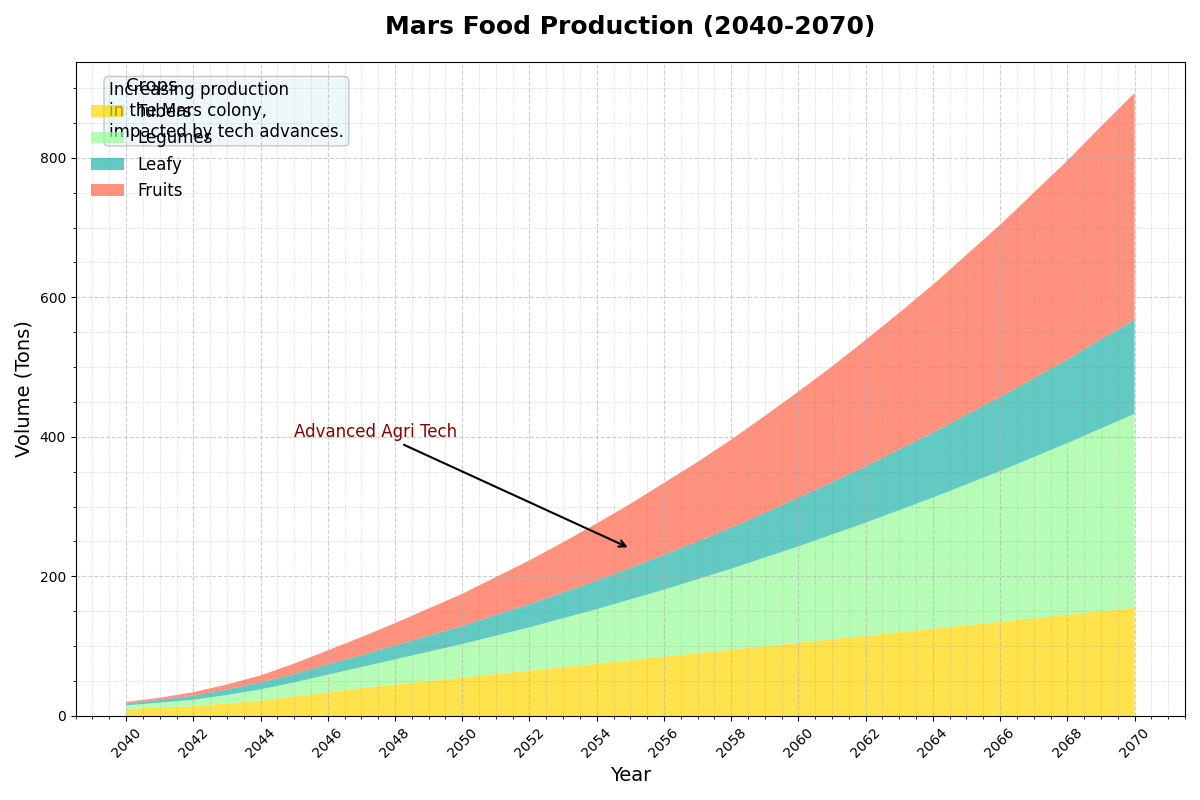

This figure's Python source:
import matplotlib.pyplot as plt
import numpy as np

# Define the years for the trend analysis
years = np.arange(2040, 2071)

# Define the production volumes for each crop in tons per year
tubers = np.array([10, 12, 14, 18, 22, 28, 34, 40, 45, 50, 55, 60, 65, 70, 75, 80, 85, 90, 95, 100, 105, 110, 115, 120, 125, 130, 135, 140, 145, 150, 155])
legumes = np.array([5, 7, 9, 12, 16, 20, 25, 30, 36, 42, 48, 55, 62, 70, 78, 87, 96, 106, 116, 127, 138, 150, 162, 175, 188, 202, 216, 231, 246, 262, 278])
leafy_greens = np.array([3, 4, 6, 8, 10, 12, 15, 17, 20, 23, 26, 30, 33, 37, 41, 45, 50, 54, 59, 64, 70, 75, 81, 87, 93, 100, 106, 113, 120, 128, 135])
fruits = np.array([2, 3, 5, 7, 10, 15, 20, 26, 32, 39, 46, 54, 63, 72, 82, 92, 103, 114, 126, 139, 152, 166, 181, 196, 212, 229, 247, 266, 285, 305, 325])

# Create the stacked area plot
fig, ax = plt.subplots(figsize=(12, 8))

# Plot production volumes
ax.stackplot(years, tubers, legumes, leafy_greens, fruits,
             labels=['Tubers', 'Legumes', 'Leafy', 'Fruits'],
             colors=['#FFD700', '#98FB98', '#20B2AA', '#FF6347'], alpha=0.7)

# Set the title and labels
ax.set_title("Mars Food Production (2040-2070)", fontsize=18, fontweight='bold', pad=20)
ax.set_xlabel("Year", fontsize=14)
ax.set_ylabel("Volume (Tons)", fontsize=14)

# Customize the ticks on the x-axis to improve readability
ax.set_xticks(years[::2])
ax.tick_params(axis='x', rotation=45)

# Add a legend with custom styling
ax.legend(loc='upper left', title="Crops", fontsize=12, title_fontsize='13', frameon=False)

# Enhance grid
ax.grid(linestyle='--', alpha=0.6)
ax.minorticks_on()
ax.grid(which='minor', linestyle=':', linewidth='0.5', color='gray', alpha=0.5)

# Create an annotation for a significant milestone
ax.annotate('Advanced Agri Tech', xy=(2055, 240), xytext=(2045, 400),
            arrowprops=dict(facecolor='black', arrowstyle='->', lw=1.5),
            fontsize=12, color='darkred')

# Add a description box detailing the trend
props = dict(boxstyle='round', facecolor='lightblue', alpha=0.2)
textstr = ('Increasing production\n'
           'in the Mars colony,\n'
           'impacted by tech advances.')
ax.text(0.03, 0.97, textstr, transform=ax.transAxes, fontsize=12,
        verticalalignment='top', bbox=props)

plt.tight_layout()

plt.show()
